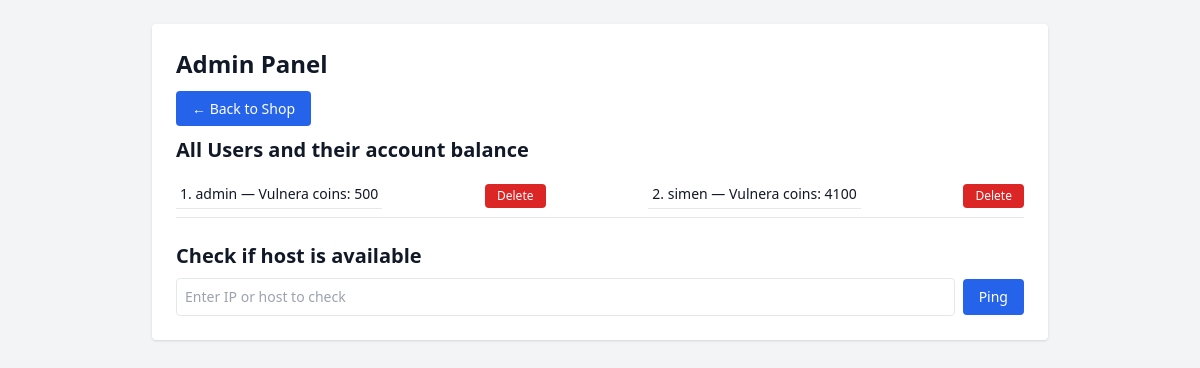
Page /admin (signed in) on the earlier database version.
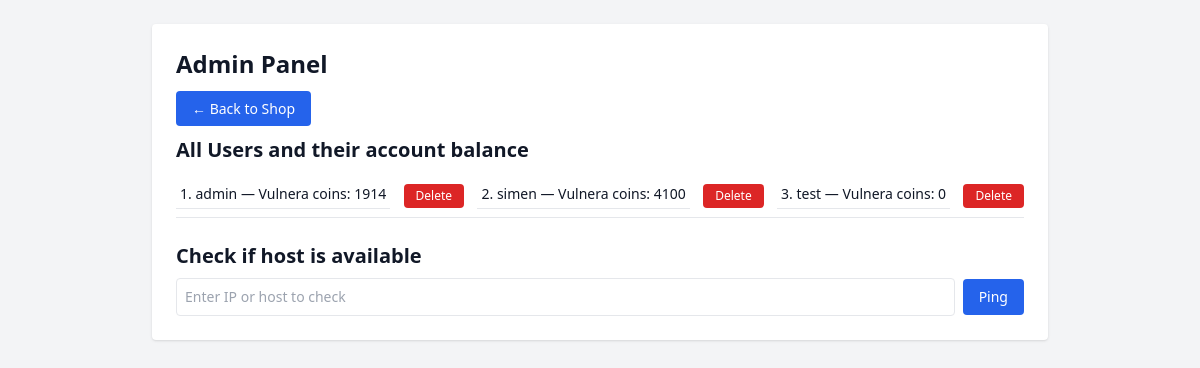
Same page on the later database version.
### tables this page shows
CREATE TABLE users (
            id INTEGER PRIMARY KEY AUTOINCREMENT,
            username TEXT UNIQUE NOT NULL,
            password TEXT NOT NULL,
            is_admin BOOLEAN NOT NULL DEFAULT 0,
            balance INTEGER NOT NULL DEFAULT 300
            
        );

### app.py (the view, shortened to what this page needs)
@app.route("/admin", methods=["GET", "POST"])
def admin():
    if not session.get("is_admin"):
        flash("Access denied")
        return redirect("/")
    users = database.get_all_users()
    output = ""
    return render_template("admin.html", users=users, output=output)

### database.py (called while the page is built)
def get_db_connection():
    conn = sqlite3.connect(DB_NAME)
    conn.row_factory = sqlite3.Row  # Enables dictionary-like row access
    return conn

def get_all_users():
    conn = get_db_connection()
    cursor = conn.cursor()
    cursor.execute("SELECT id, username, balance FROM users")
    users = cursor.fetchall()
    conn.close()
    return users

### templates/admin.html (shortened to what this page needs)
<!DOCTYPE html>
<html lang="en">
<head>
    <script src="https://cdn.tailwindcss.com"></script>
</head>
<body class="bg-gray-100 text-gray-900 p-6">
    <div class="max-w-4xl mx-auto bg-white p-6 rounded shadow">
        <h1 class="text-2xl font-bold mb-4">Admin Panel</h1>
        <div class="mb-4">
            <a href="/home" class="bg-blue-600 text-white px-4 py-2 rounded hover:bg-blue-700 transition text-sm">
              ← Back to Shop
            </a>
          </div>
        <div class="mb-6">
            <h2 class="text-xl font-semibold mb-2">All Users and their account balance</h2>
            <div class="flex justify-between items-center py-2 border-b">
                {% for user in users %}
                    <div class="p-1 border-b text-sm">{{ user[0] }}. {{ user[1] }} — Vulnera coins: {{ user[2] }}</div>
                    <form method="POST" action="/delete_user/{{ user[0] }}" onsubmit="return confirm('Are you sure you want to delete this user?');">
                        <button type="submit" class="bg-red-600 text-white px-3 py-1 rounded text-xs hover:bg-red-700">
                          Delete
                        </button>
                      </form>
                {% endfor %}
            </div>
        </div>
        <div class="mt-6">
            <h2 class="text-xl font-semibold mb-2">Check if host is available</h2>
            <form method="POST" class="flex gap-2 items-center">
                <input type="text" name="target" placeholder="Enter IP or host to check" class="p-2 border rounded w-full text-sm">
                <button type="submit" name="ping" class="bg-blue-600 text-white px-4 py-2 rounded text-sm">Ping</button>
            </form>
        </div>
    </div>
</body>
</html>

Differences in the rows shown:
changed users "admin": balance "500" → "1914"
added users: id "3", username "test", balance "0"
